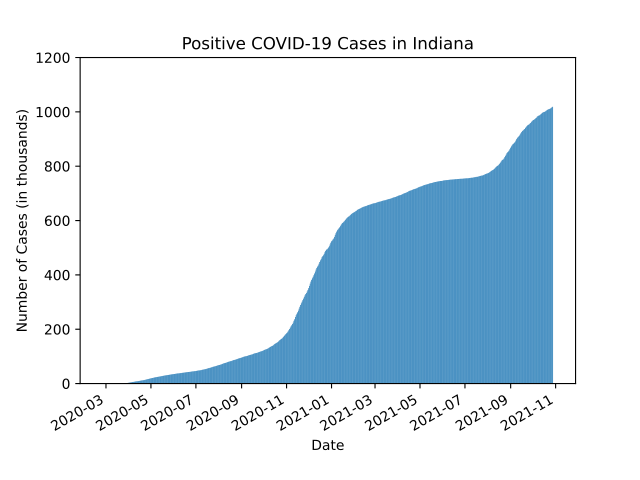

Write Python code to recreate this figure.
"""
Author: Siddarth Aadi Venkatesh Kumar, venkat77@purdue.edu
Assignment: 10.3 - Covid 19 Cases
Date: 11/30/2021

Description:
    Creates a line plot based on values from text files.

Contributors:
    Name, login@purdue.edu [repeat for each]

My contributor(s) helped me:
    [ ] understand the assignment expectations without
        telling me how they will approach it.
    [ ] understand different ways to think about a solution
        without helping me plan my solution.
    [ ] think through the meaning of a specific error or
        bug present in my code without looking at my code.
    Note that if you helped somebody else with their code, you
    have to list that person as a contributor.

Academic Integrity Statement:
    I have not used source code obtained from any unauthorized
    source, either modified or unmodified; nor have I provided
    another student access to my code.  The project I am
    submitting is my own original work.
"""

import datetime
import matplotlib.pyplot as plt

def main():
    # Initiates price list
    with open('indiana_covid_19_data_fall_2021.txt', 'r') as fo:
        fileString = fo.read()
        fileList = fileString.split()

    dates = []
    for i in range(len(fileList)):
        if i % 4 == 0:
            dates.append(fileList[i])

    positives = []
    for i in range(len(fileList)):
        if i % 4 == 2:
            positives.append((float(fileList[i]))/1000)

    dailyTotal = []
    for i in range(len(positives)):
        if i == 0:
            dailyTotal.append(positives[i])
        else:
            dailyTotal.append((dailyTotal[i-1] + positives[i]))


    x = []
    for date in dates:
        y, m, d = date.split('-')
        dt = datetime.date(int(y), int(m), int(d))
        x.append(dt)

    # This line of code initiates the subplots
    fig, ax = plt.subplots()
    # creates the line plot
    ax.bar(x, dailyTotal, width=1)
    # chart labels
    ax.set_title('Positive COVID-19 Cases in Indiana')

    ax.set_xlabel('Date')
    ax.set_ylabel('Number of Cases (in thousands)')

    ax.set_ylim(0,1200)

    fig.autofmt_xdate()

#    ax.set_ylim(0,1000)
#    ax.set_yticks([0,200,400,600,800,1000])

    #ax.set_xticklabels(['2020-03','2020-05','2020-07','2020-09','2020-11','2021-01','2021-03','2021-05','2021-07','2021-09','2021-11'])

    # prints the chart
    plt.show()


if __name__ == '__main__':
    main()
